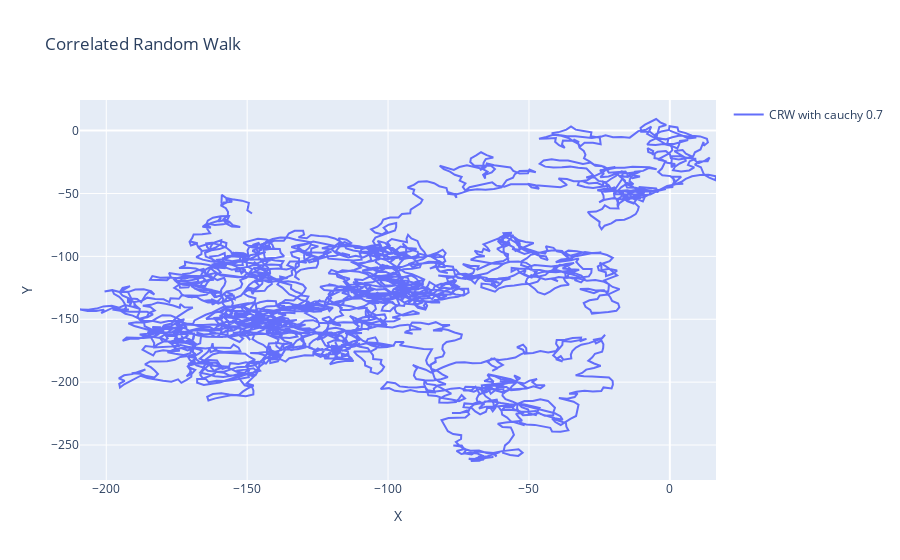

This figure's notebook cell:
### Markdown cell above
**Activity 1:** Correlated Random Walk - 1 Trajectory (**3 pts**)
- Select rotations from a **Cauchy** distribution (scipy).
- Implement usign **Vec2d** class.
- Keep trajectory in a **numpy** array
- Visualize trajectory using **plotly** - 2D projection

### Code cell
# Parameters
num_steps = 4000
speed = 3.0
coefficient = 0.7

trajectory = np.zeros((num_steps, 2))
# Init velocity vector
velocity = Vec2d(speed, 0)

for i in range(1, num_steps):
    angle = cauchy.rvs(scale=coefficient)
    velocity = velocity.rotated(angle)
    trajectory[i] = (trajectory[i - 1] + np.array([velocity.x, velocity.y]))

# Plot trajectory
fig = go.Figure()
fig.add_trace(go.Scatter(x=trajectory[:, 0], y=trajectory[:, 1], mode='lines', name=f'CRW with cauchy {coefficient}'))
fig.update_layout(title='Correlated Random Walk', xaxis_title='X', yaxis_title='Y', showlegend=True)
fig.show()

### Figure 1 — Plotly figure (JSON) as saved in the notebook; plotly's stock layout.template omitted (floating-point values rounded to 4 significant figures; data arrays with more than 128 entries replaced by an {"elided": "..."} marker saying what was removed)
{"data": [{"mode": "lines", "name": "CRW with cauchy 0.7", "type": "scatter", "x": {"elided": "4000 float values"}, "y": {"elided": "4000 float values"}}], "layout": {"showlegend": true, "title": {"text": "Correlated Random Walk"}, "xaxis": {"title": {"text": "X"}}, "yaxis": {"title": {"text": "Y"}}}}
